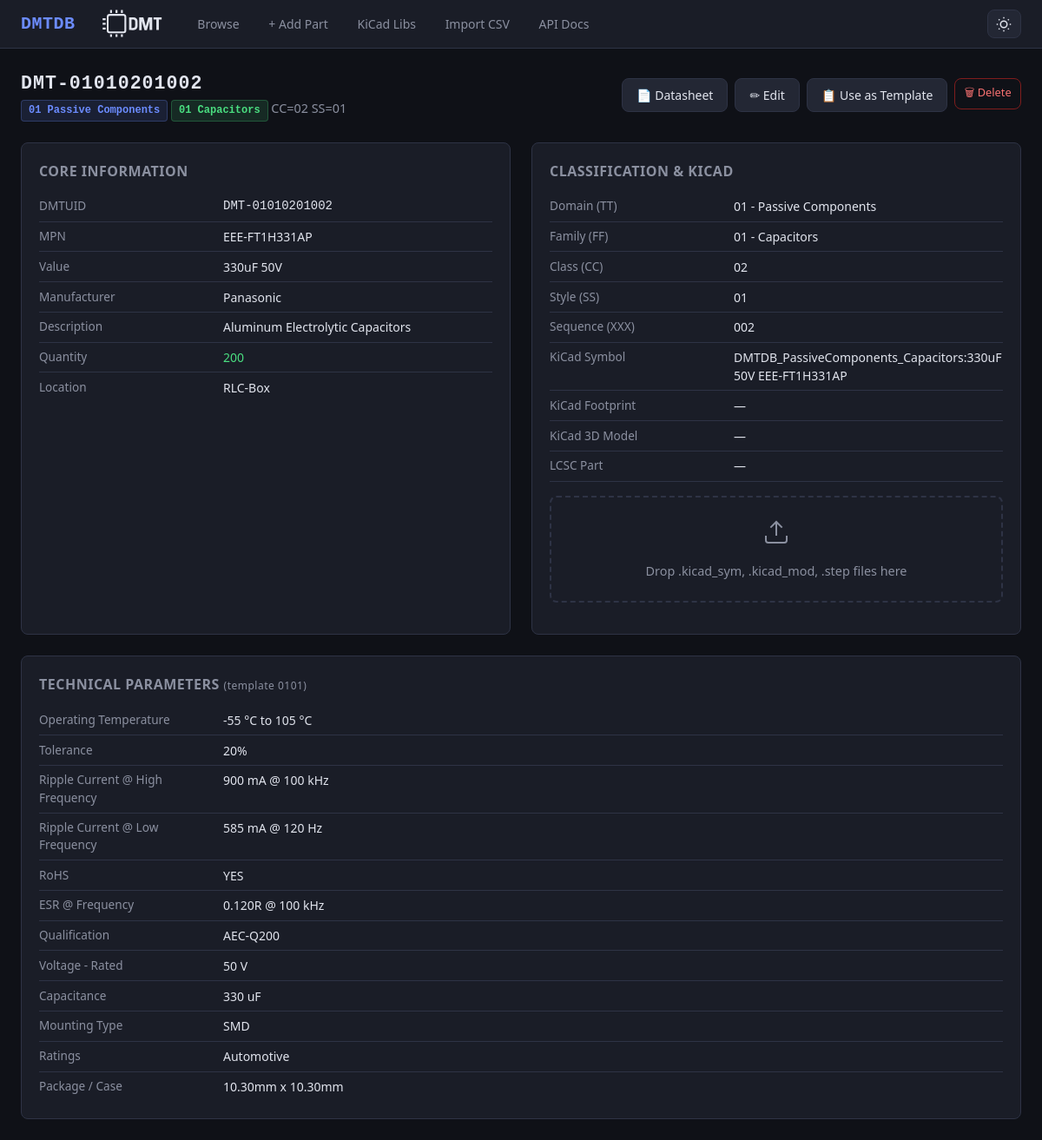
The page /part/DMT-01010201002 on the database as committed earlier.
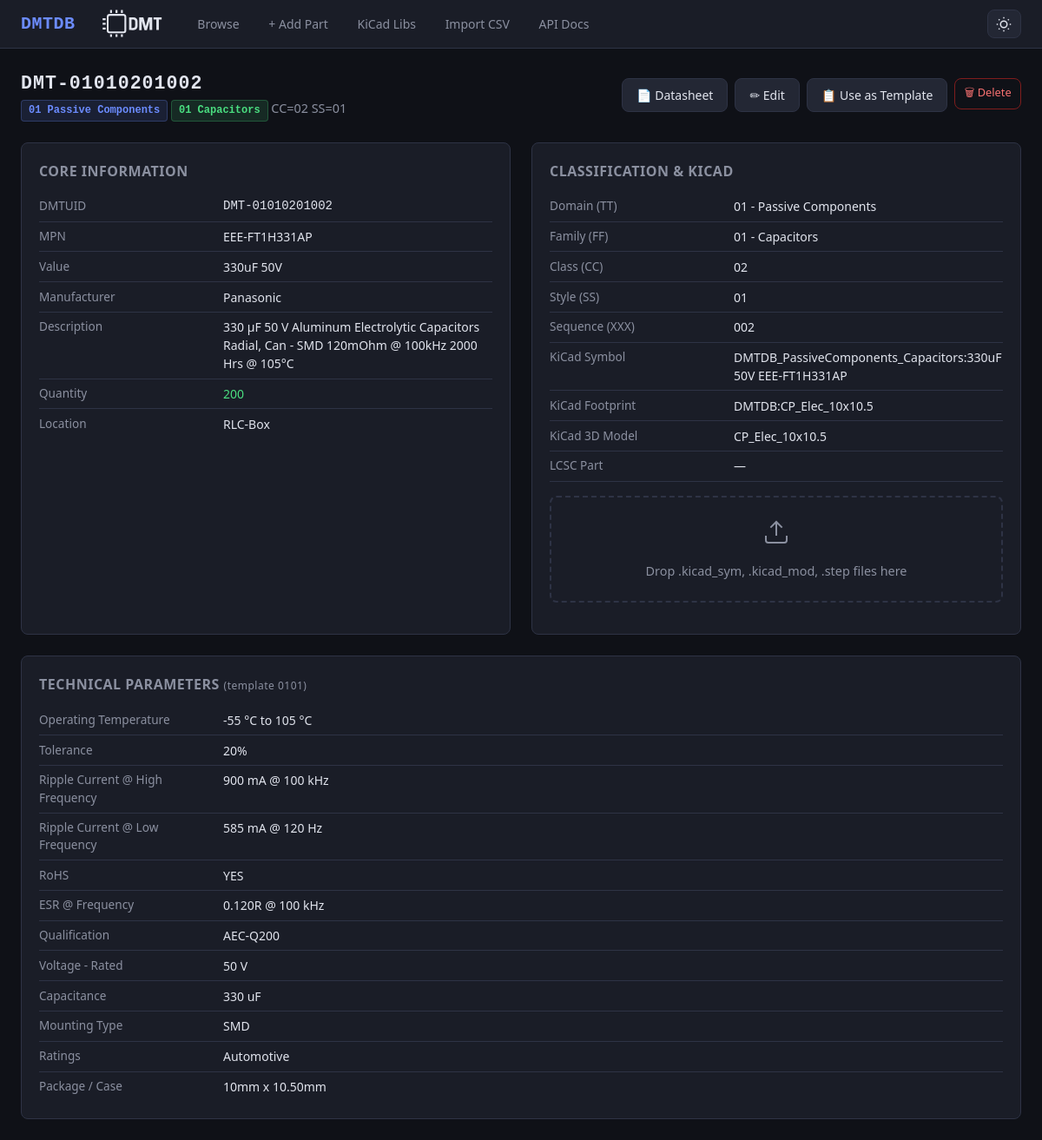
The same page on the database as committed later.
### db/models.py (models this page shows, shortened)
class Base(DeclarativeBase):
    pass

class Part(Base):
    __tablename__ = "parts"
    dmtuid = Column(String(20), primary_key=True)               # DMT-TTFFCCSSXXX
    tt  = Column(String(2), nullable=False, index=True)
    ff  = Column(String(2), nullable=False, index=True)
    cc  = Column(String(2), nullable=False, index=True)
    ss  = Column(String(2), nullable=False, index=True)
    xxx = Column(String(3), nullable=False)
    mpn          = Column(String(200), index=True, default="")
    manufacturer = Column(String(200), index=True, default="")
    value        = Column(String(200), index=True, default="")
    description  = Column(Text, default="")
    quantity     = Column(String(50), default="")
    location     = Column(String(200), default="")
    datasheet    = Column(Text, default="")
    distributor  = Column(Text, default="")
    kicad_symbol    = Column(String(300), default="")
    kicad_footprint = Column(String(300), default="")
    kicad_libref    = Column(String(300), default="")
    kicad_3dmodel   = Column(String(300), default="")
    extra_json = Column(Text, default="{}")
    notes      = Column(Text, default="")
    created_at = Column(DateTime, default=lambda: datetime.now(timezone.utc))
    updated_at = Column(DateTime, default=lambda: datetime.now(timezone.utc),
                        onupdate=lambda: datetime.now(timezone.utc))
    fields = relationship(
        "PartField", back_populates="part",
        cascade="all, delete-orphan", lazy="selectin",
    )
    __table_args__ = (
        Index("ix_ttffccss", "tt", "ff", "cc", "ss"),
    )

class PartField(Base):
    __tablename__ = "part_fields"
    id         = Column(Integer, primary_key=True, autoincrement=True)
    dmtuid     = Column(String(20),
                        ForeignKey("parts.dmtuid", ondelete="CASCADE"),
                        nullable=False, index=True)
    field_name = Column(String(200), nullable=False)
    field_value = Column(Text, nullable=False, default="")
    part = relationship("Part", back_populates="fields")
    __table_args__ = (
        Index("ix_field_lookup", "dmtuid", "field_name"),
    )

### ui/routes_detail.py (the view)
@ui_bp.route("/part/<dmtuid>")
def part_detail(dmtuid: str):
    session = get_session()
    try:
        part = PartsService.get(session, dmtuid)
        if not part:
            abort(404)
        template = get_fields(part.tt, part.ff)
        return render_template(
            "detail.html",
            part=part,
            template=template,
            domain_name=domain_name,
            family_name=family_name,
        )
    finally:
        session.close()

### db/engine.py (called while the page is built)
def get_session() -> Session:
    if _SessionLocal is None:
        raise RuntimeError("Database not initialised - call init_db() first")
    return _SessionLocal()

### schema/loader.py (called while the page is built)
def domain_name(tt: str) -> str:
    return _domain_map.get(tt, "Unknown")

def family_name(tt: str, ff: str) -> str:
    return _family_map.get(f"{tt}{ff}", "Unknown")

### schema/templates.py (called while the page is built)
def get_fields(tt: str, ff: str) -> Optional[list[str]]:
    return _templates.get(f"{tt}{ff}")

### services/parts_service.py (called while the page is built)
    @staticmethod
    def get(session: Session, dmtuid: str) -> Part | None:
        return session.get(Part, dmtuid.upper())

### templates/detail.html (shortened to what the changed rows need)
{% extends "base.html" %}
{% block content %}
<div class="page-header">
  <div>
    <h1 style="font-family:var(--mono); letter-spacing:1px;">{{ part.dmtuid }}</h1>
    <span class="subtitle">
      <span class="badge badge-domain">{{ part.tt }} {{ domain_name(part.tt) }}</span>
      <span class="badge badge-family">{{ part.ff }} {{ family_name(part.tt, part.ff) }}</span>
      CC={{ part.cc }} SS={{ part.ss }}
    </span>
  </div>
</div>
<div class="detail-grid">
  <div class="detail-card">
    <h2>Core Information</h2>
    <div class="field-row"><span class="field-label">DMTUID</span><span class="field-value"
        style="font-family:var(--mono)">{{ part.dmtuid }}</span></div>
    <div class="field-row"><span class="field-label">MPN</span><span class="field-value">{{ part.mpn or '—' }}</span>
    </div>
    <div class="field-row"><span class="field-label">Value</span><span class="field-value">{{ part.value or '—'
        }}</span></div>
    <div class="field-row"><span class="field-label">Manufacturer</span><span class="field-value">{{ part.manufacturer
        or '—' }}</span></div>
    <div class="field-row"><span class="field-label">Description</span><span class="field-value">{{ part.description or
        '—' }}</span></div>
    <div class="field-row"><span class="field-label">Quantity</span><span class="field-value"
        style="color:var(--green);">{{ part.quantity or '—' }}</span></div>
    <div class="field-row"><span class="field-label">Location</span><span class="field-value">{{ part.location or '—'
        }}</span></div>
  </div>
  <div class="detail-card">
    <h2>Classification & KiCad</h2>
    <div class="field-row"><span class="field-label">Domain (TT)</span><span class="field-value">{{ part.tt }} - {{
        domain_name(part.tt) }}</span></div>
    <div class="field-row"><span class="field-label">Family (FF)</span><span class="field-value">{{ part.ff }} - {{
        family_name(part.tt, part.ff) }}</span></div>
    <div class="field-row"><span class="field-label">Class (CC)</span><span class="field-value">{{ part.cc }}</span>
    </div>
    <div class="field-row"><span class="field-label">Style (SS)</span><span class="field-value">{{ part.ss }}</span>
    </div>
    <div class="field-row"><span class="field-label">Sequence (XXX)</span><span class="field-value">{{ part.xxx
        }}</span></div>
    <div class="field-row"><span class="field-label">KiCad Symbol</span><span class="field-value" id="kicad-symbol">{{
        part.kicad_symbol
        or '—' }}</span></div>
    <div class="field-row"><span class="field-label">KiCad Footprint</span><span class="field-value"
        id="kicad-footprint">{{
        part.kicad_footprint or '—' }}</span></div>
    <div class="field-row"><span class="field-label">KiCad 3D Model</span><span class="field-value"
        id="kicad-3dmodel">{{
        part.kicad_3dmodel or '—' }}</span></div>
    <div class="field-row"><span class="field-label">LCSC Part</span><span class="field-value" id="kicad-lcsc">{{
        part.kicad_libref
        or '—' }}</span></div>
  </div>
  {% if part.fields %}
  <div class="detail-card" style="grid-column: 1 / -1;">
    <h2>Technical Parameters
      {% if template %}
      <span style="font-weight:400; font-size:.75rem; color:var(--text-dim); text-transform:none;"> (template {{ part.tt
        }}{{ part.ff }})</span>
      {% endif %}
    </h2>
    {% for f in part.fields %}
    <div class="field-row">
      <span class="field-label">{{ f.field_name }}</span>
      <span class="field-value">{{ f.field_value }}</span>
    </div>
    {% endfor %}
  </div>
  {% endif %}
</div>
{% endblock %}

Rows that differ between the two databases and show on the page:
changed Part "DMT-01010201002": description "Aluminum Electrolytic Capacitors" → "330 µF 50 V Aluminum Electrolytic Capacitors Radial, Can - SMD 120mOhm @ 100kHz 2000 Hrs @ 105°C"; kicad_footprint "—" → "DMTDB:CP_Elec_10x10.5"; kicad_3dmodel "—" → "CP_Elec_10x10.5"
changed PartField "Package / Case": field_value "10.30mm x 10.30mm" → "10mm x 10.50mm"
